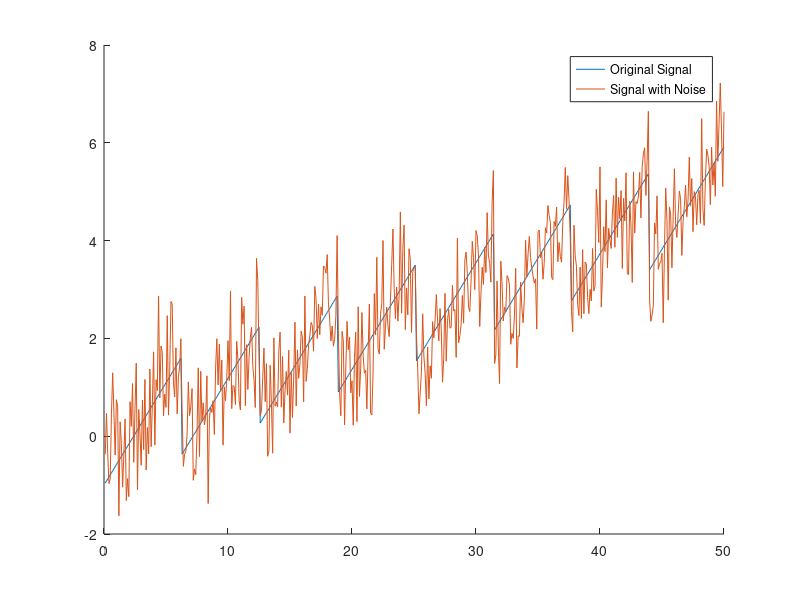
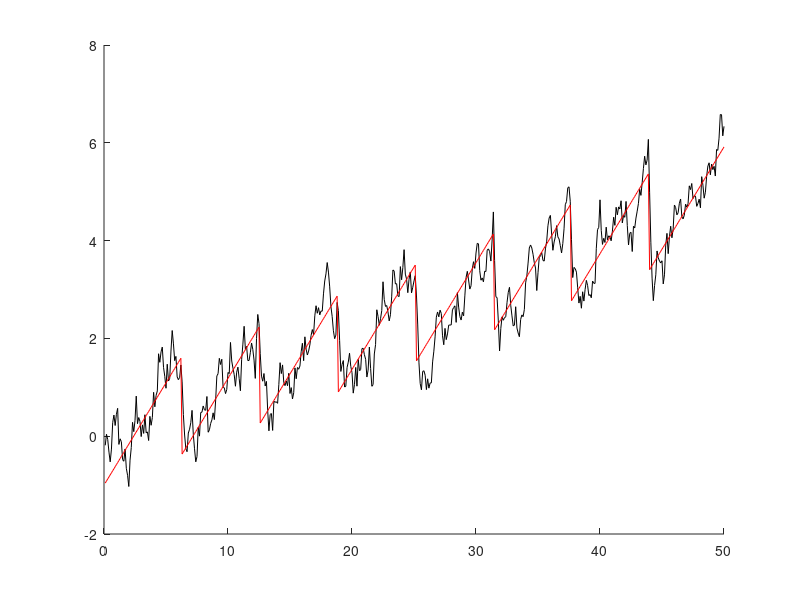
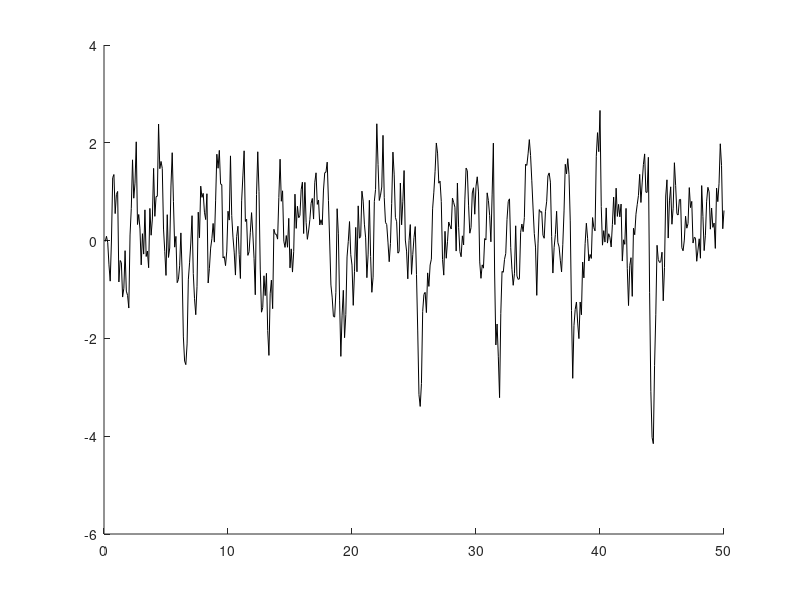
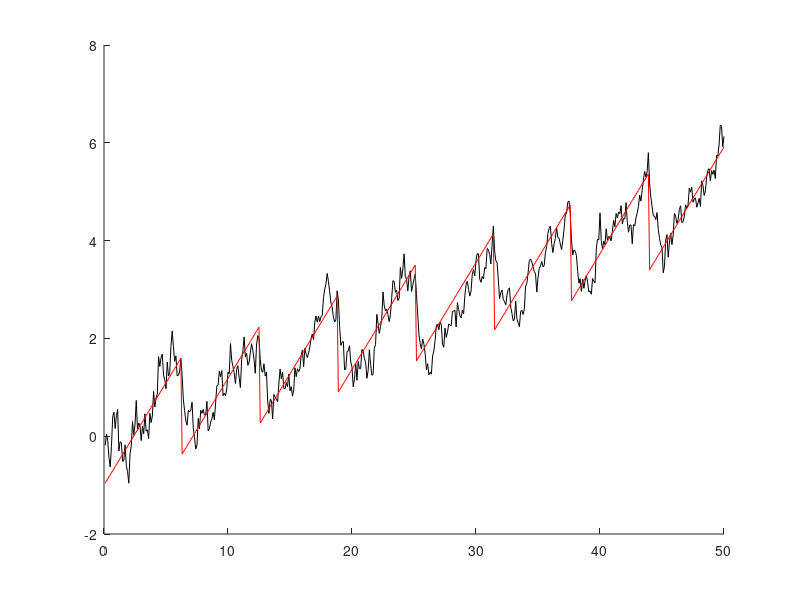

Recreate these plots in MATLAB, in order.
% Adaptive KF
% Marshall Trout
% Following the algorithm outlined in Akhlaghi 2017

clc;clear;close all;
%% Generate Data
t = (0.1:0.1:50);
trueData = [sawtooth(t) + t/10; zeros(1, length(t))];
corruptData = trueData + [0.75*randn(1, length(t)); zeros(1, length(t))];
figure(1)
hold on;
plot(t,trueData(1,:));
plot(t, corruptData(1,:));
legend('Original Signal','Signal with Noise')
hold off;


%% Common constant velocity KF (CKF)
% Initialize CKF

dt = 0.1;
F = [1 dt; 0 1]; % State transition matrix
H = [1 0]; % Observation matrix
Q = [0 0; 0 1]; % Process Noise Covariance
R = 1; % Measurement Noise Covariance
prioriX = [0;0]; % Initial State
posteriX = [0;0];
prioriP = eye(2); % State covariance matrix
posteriP = eye(2);

% Run CKF

for i=1:length(t)
    % Prediction
    prioriX = F*posteriX; % Predicted State Estimate
    prioriP = F*posteriP*F'+Q; % Predicted Error Covariance
    
    % Update
    err = corruptData(1,i) - H*prioriX; % Measurement Residual
    K = prioriP*H'*inv(R+H*prioriP*H'); % Kalman Gain
    posteriX = prioriX + K*err; % Update xhat
    posteriP = (eye(2) - K*H)*prioriP; % update P
    
    % Save xHat
    xHat(:,i) = posteriX;
end

% Plot result
figure(2);
hold on;
a = plot(t, xHat(1,:),'k');
b = plot(t, trueData(1,:),'r');
%c = plot(t, corruptData(1,:),'b');
hold off;

figure(3)
hold on;
a = plot(t, xHat(2,:),'k');
hold off;

%% Adaptive constant velocity KF (AKF)
% Initialize AKF

dt = 0.1;
alpha = 0.35; % Forgetting Factor
F = [1 dt; 0 1]; % State transition matrix
H = [1 0]; % Observation matrix
Q = [0 0; 0 1]; % Process Noise Covariance
R = 1; % Measurement Noise Covariance
prioriX = [0;0]; % Initial State
posteriX = [0;0];
prioriP = eye(2); % State covariance matrix
posteriP = eye(2);

% Run CKF

for i=1:length(t)
    % Prediction
    prioriX = F*posteriX; % Predicted State Estimate
    prioriP = F*posteriP*F'+Q; % Predicted Error Covariance
    
    % Update
    err = corruptData(1,i) - H*prioriX; % Residual between measurement and priori estimate
    K = prioriP*H'*inv(R+H*prioriP*H'); % Kalman Gain
    posteriX = prioriX + K*err; % Update xHat
    res = corruptData(1,i) - H*posteriX; % residual between measurement and posteri estimate
    R = alpha*R + (1-alpha)*(res*res'+H*prioriP*H'); % Update measurement noise covariance
    posteriP = (eye(2) - K*H)*prioriP; % Update P
    Q = alpha*Q+(1-alpha)*(K*err*err'*K'); % Update process noise covariance
    
    % Save xHat
    xHatAdaptive(:,i) = posteriX;
end

% Plot result
figure(4);
hold on;
a = plot(t, xHatAdaptive(1,:),'k');
b = plot(t, trueData(1,:),'r');
%c = plot(t, corruptData(1,:),'b');
hold off;

figure(5)
hold on;
a = plot(t, xHatAdaptive(2,:),'k');
hold off;

%% Compare
errorCommon = cumsum((trueData(1,:)-xHat(1,:)).^2);
errorAdaptive = cumsum((trueData(1,:)-xHatAdaptive(1,:)).^2);

figure(6)
hold on;
plot(t,errorCommon,'k');
plot(t,errorAdaptive,'r');
hold off;
